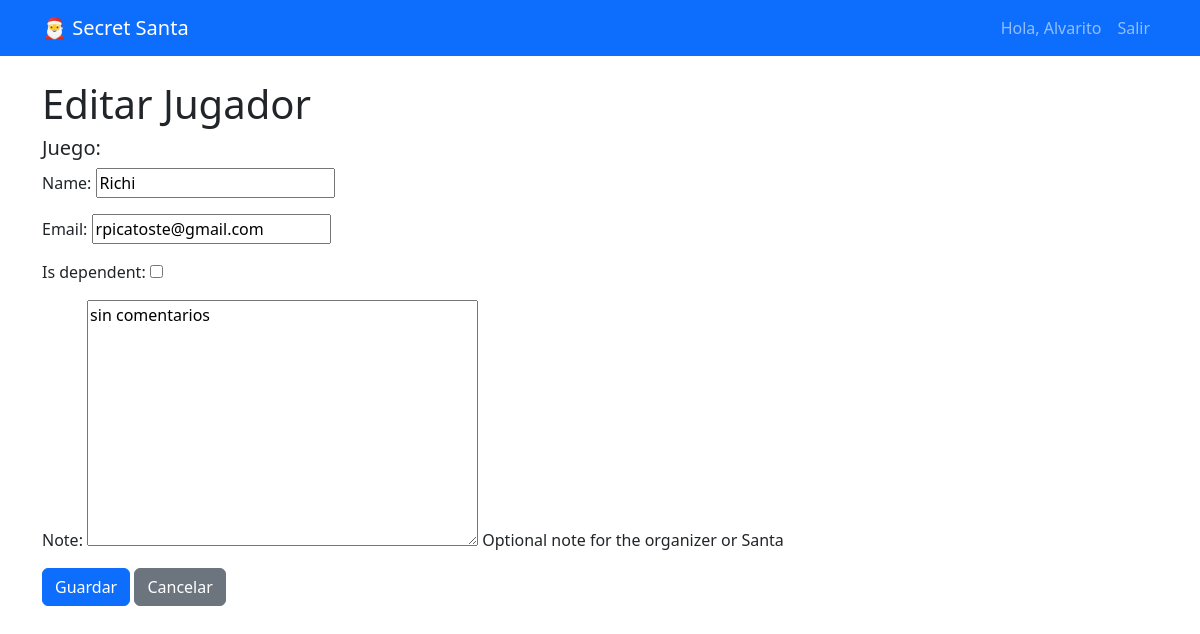
The page /player/24/edit/ (signed in) on the database its author committed.
### secretsanta/models.py (models this page shows, shortened)
class Player(models.Model):
    game = models.ForeignKey(Game, on_delete=models.CASCADE, related_name='players')
    name = models.CharField(max_length=100)
    email = models.EmailField()
    is_dependent = models.BooleanField(default=False)
    note = models.TextField(blank=True, help_text="Optional note for the organizer or Santa")

### secretsanta/views.py (the view, shortened to what this page needs)
# urls.py: path('player/<int:pk>/edit/', views.PlayerUpdateView.as_view(), name='player_edit'),
class PlayerUpdateView(LoginRequiredMixin, UpdateView):
    model = Player
    form_class = PlayerForm
    template_name = 'secretsanta/player_form.html'
    def get_queryset(self):
        return Player.objects.filter(game__owner=self.request.user)

### secretsanta/views.py
class PlayerForm(forms.ModelForm):
    class Meta:
        model = Player
        fields = ['name', 'email', 'is_dependent', 'note']

### secretsanta/templates/secretsanta/player_form.html (shortened to what this page needs)
{% extends 'base.html' %}
{% block content %}
<h1>{% if form.instance.pk %}Editar{% else %}Añadir{% endif %} Jugador</h1>
<h5>Juego: {{ game.name }}</h5>
<form method="post">
    {{ form.as_p }}
    <button type="submit" class="btn btn-primary">Guardar</button>
    <a href="{% url 'game_detail' game.pk %}" class="btn btn-secondary">Cancelar</a>
</form>
{% endblock %}

### secretsanta/templates/base.html (shortened to what this page needs)
<!DOCTYPE html>
<html lang="es">
<head>
    <link href="https://cdn.jsdelivr.net/npm/bootstrap@5.3.0/dist/css/bootstrap.min.css" rel="stylesheet">
</head>
<body>
    <nav class="navbar navbar-expand-lg navbar-dark bg-primary mb-4">
        <div class="container">
            <a class="navbar-brand" href="{% url 'game_list' %}">🎅 Secret Santa</a>
            <div class="collapse navbar-collapse" id="navbarNav">
                <ul class="navbar-nav ms-auto">
                    {% if user.is_authenticated %}
                        <li class="nav-item">
                            <span class="nav-link">Hola, {{ user.username }}</span>
                        </li>
                        <li class="nav-item">
                            <form action="{% url 'logout' %}" method="post" class="d-inline">
                                <button type="submit" class="btn btn-link nav-link">Salir</button>
                            </form>
                        </li>
                    {% else %}
                        <li class="nav-item">
                            <a class="nav-link" href="{% url 'login' %}">Entrar</a>
                        </li>
                    {% endif %}
                </ul>
            </div>
        </div>
    </nav>
    <div class="container">
        {% block content %}{% endblock %}
    </div>
</body>
</html>

### rows shown on the page
Player: name "Richi", email "rpicatoste@gmail.com", note "sin comentarios"

### other values the page prints
{{ user.username }} "Alvarito"
